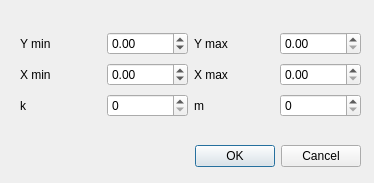
<?xml version="1.0" encoding="UTF-8"?>
<ui version="4.0">
 <class>Dialog</class>
 <widget class="QDialog" name="Dialog">
  <property name="geometry">
   <rect>
    <x>0</x>
    <y>0</y>
    <width>374</width>
    <height>183</height>
   </rect>
  </property>
  <property name="windowTitle">
   <string>Dialog</string>
  </property>
  <widget class="QDialogButtonBox" name="buttonBox">
   <property name="geometry">
    <rect>
     <x>20</x>
     <y>140</y>
     <width>341</width>
     <height>32</height>
    </rect>
   </property>
   <property name="orientation">
    <enum>Qt::Horizontal</enum>
   </property>
   <property name="standardButtons">
    <set>QDialogButtonBox::Cancel|QDialogButtonBox::Ok</set>
   </property>
  </widget>
  <widget class="QWidget" name="gridLayoutWidget">
   <property name="geometry">
    <rect>
     <x>20</x>
     <y>30</y>
     <width>341</width>
     <height>89</height>
    </rect>
   </property>
   <layout class="QGridLayout" name="gridLayout">
    <item row="1" column="2">
     <widget class="QLabel" name="label_2">
      <property name="text">
       <string>Y max</string>
      </property>
     </widget>
    </item>
    <item row="3" column="0">
     <widget class="QLabel" name="label_3">
      <property name="text">
       <string>k</string>
      </property>
     </widget>
    </item>
    <item row="3" column="3">
     <widget class="QSpinBox" name="net_m"/>
    </item>
    <item row="3" column="1">
     <widget class="QSpinBox" name="net_k"/>
    </item>
    <item row="3" column="2">
     <widget class="QLabel" name="label_4">
      <property name="text">
       <string>m</string>
      </property>
     </widget>
    </item>
    <item row="1" column="3">
     <widget class="QDoubleSpinBox" name="maxY"/>
    </item>
    <item row="1" column="1">
     <widget class="QDoubleSpinBox" name="minY">
      <property name="minimum">
       <double>-10.000000000000000</double>
      </property>
     </widget>
    </item>
    <item row="1" column="0">
     <widget class="QLabel" name="label">
      <property name="text">
       <string>Y min</string>
      </property>
     </widget>
    </item>
    <item row="2" column="0">
     <widget class="QLabel" name="label_5">
      <property name="text">
       <string>X min</string>
      </property>
     </widget>
    </item>
    <item row="2" column="2">
     <widget class="QLabel" name="label_6">
      <property name="text">
       <string>X max</string>
      </property>
     </widget>
    </item>
    <item row="2" column="1">
     <widget class="QDoubleSpinBox" name="minX">
      <property name="minimum">
       <double>-10.000000000000000</double>
      </property>
     </widget>
    </item>
    <item row="2" column="3">
     <widget class="QDoubleSpinBox" name="maxX"/>
    </item>
   </layout>
  </widget>
 </widget>
 <resources/>
 <connections>
  <connection>
   <sender>buttonBox</sender>
   <signal>accepted()</signal>
   <receiver>Dialog</receiver>
   <slot>accept()</slot>
   <hints>
    <hint type="sourcelabel">
     <x>248</x>
     <y>254</y>
    </hint>
    <hint type="destinationlabel">
     <x>157</x>
     <y>274</y>
    </hint>
   </hints>
  </connection>
  <connection>
   <sender>buttonBox</sender>
   <signal>rejected()</signal>
   <receiver>Dialog</receiver>
   <slot>reject()</slot>
   <hints>
    <hint type="sourcelabel">
     <x>316</x>
     <y>260</y>
    </hint>
    <hint type="destinationlabel">
     <x>286</x>
     <y>274</y>
    </hint>
   </hints>
  </connection>
 </connections>
</ui>
